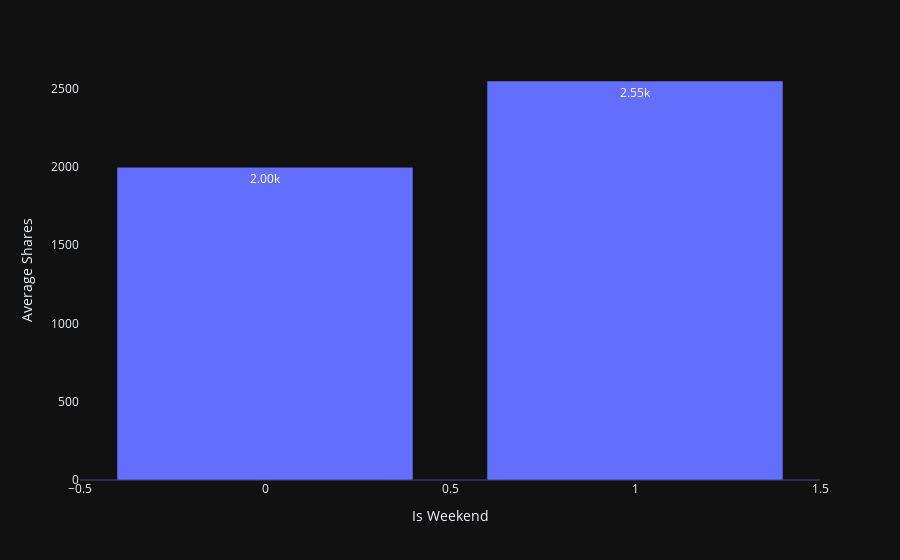

This figure's notebook cell:
### Code cell
news_df_95_sum = news_df_below_95.groupby(news_df.columns[38]).mean()
news_df_95_sum.reset_index(inplace=True)
news_df_95_sum.head()

fig = px.bar(news_df_95_sum,
            x= news_df_95_sum.columns[0],
            y= 'shares',
            text= 'shares',
            template= 'plotly_dark')

fig.update_xaxes(showgrid=False, 
                 title_text='Is Weekend',
                )

fig.update_yaxes(showgrid=False,
                 title_text='Average Shares')

fig.update_traces(textposition='auto', 
                    texttemplate='%{text:.3s}' 
                 )

fig.show()

### Figure 1 — Plotly figure (JSON) as saved in the notebook; plotly's stock layout.template omitted (floating-point values rounded to 4 significant figures)
{"data": [{"alignmentgroup": "True", "hoverlabel": {"namelength": 0}, "hovertemplate": " is_weekend=%{x}<br>shares=%{text}", "legendgroup": "", "marker": {"color": "#636efa"}, "name": "", "offsetgroup": "", "orientation": "v", "showlegend": false, "text": [1999.0, 2550.0], "textposition": "auto", "texttemplate": "%{text:.3s}", "type": "bar", "x": [0, 1], "xaxis": "x", "y": [1999.0, 2550.0], "yaxis": "y"}], "layout": {"barmode": "relative", "legend": {"tracegroupgap": 0}, "margin": {"t": 60}, "xaxis": {"anchor": "y", "domain": [0, 1], "showgrid": false, "title": {"text": "Is Weekend"}}, "yaxis": {"anchor": "x", "domain": [0, 1], "showgrid": false, "title": {"text": "Average Shares"}}}}
